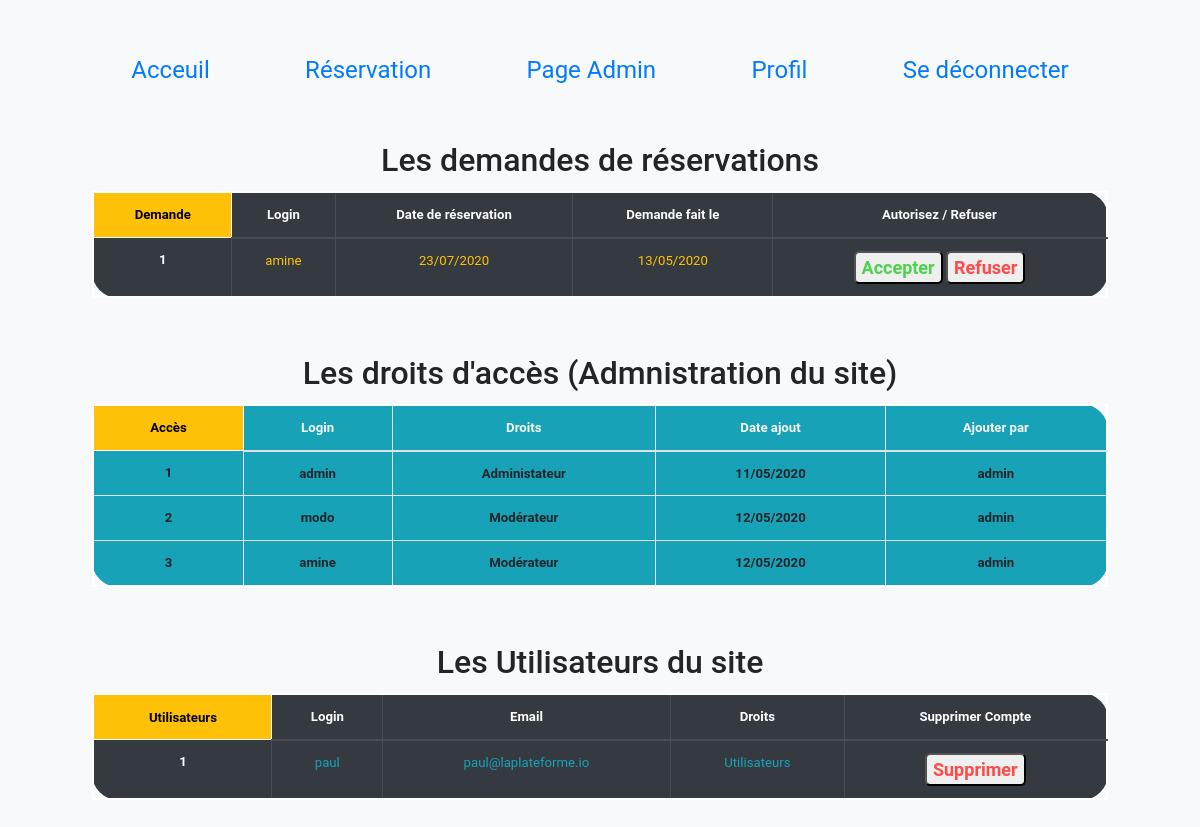
Screenshot of /admin.php (signed in) with the database file from the repository.
### tables this page shows
CREATE TABLE `demande_autorisation` (
  `id` int(11) NOT NULL,
  `login` varchar(255) NOT NULL,
  `date_reservation` date NOT NULL,
  `date_demande` date NOT NULL
);

CREATE TABLE `users` (
  `id` int(11) NOT NULL,
  `login` varchar(255) NOT NULL,
  `password` varchar(255) NOT NULL,
  `email` varchar(255) NOT NULL,
  `id_droits` int(25) NOT NULL
);

### admin.php (the view, shortened to what this page needs)
<!DOCTYPE html>
<html lang="fr">
<head>
    <link rel="stylesheet" href="https://stackpath.bootstrapcdn.com/bootstrap/4.4.1/css/bootstrap.min.css"
>
    <link rel="stylesheet" href="styles/admin.css">
</head>
<body class="Info link bg-light">
<?php
include("header.php");
if($_SESSION['id_droits'] == "2" || $_SESSION['id_droits'] == "3"){
include("functions.php");
?>
<br><br>
    <h2>Les demandes de réservations</h2>
<section>
<table class="table table-hover table-bordered table-dark" id="table">
<thead>
<tr class="text-light">
  <th scope="col" class="Info link bg-warning" id="intitule">Demande</th>
  <th scope="col">Login</th>
  <th scope="col">Date de réservation</th>
  <th scope="col">Demande fait le</th>
  <th scope="col">Autorisez / Refuser</th>
</tr>
</thead>
<tbody>
<?php
$sql = ('SELECT login,date_reservation,date_demande FROM `demande_autorisation` ORDER BY date_reservation');
$req = $DB -> query($sql);
$i=1;
while($res = $req -> fetch(PDO::FETCH_OBJ)){
    $date = $res ->date_reservation;
    $newDate = $date[8].$date[9]."/".$date[5].$date[6]."/".$date[0].$date[1].$date[2].$date[3];
    $res ->date_reservation = $newDate;
    $date1 = $res ->date_demande;
    $newDate1 = $date1[8].$date1[9]."/".$date1[5].$date1[6]."/".$date1[0].$date1[1].$date1[2].$date1[3];
    $res ->date_demande = $newDate1;
    ?>
        <tr><th scope="row"><?php echo $i++ ?></th>
    <?php
    foreach($res as $info){
        ?><td class="text-warning"> <?php
        echo $info;
        ?> </td>
        <?php
    }
    ?>
    <td>
        <form method="POST">
            <input type="submit" name="accepter" id="reponseYes" value="Accepter">
            <input type="submit" name="refuser" id="reponseNo" value="Refuser">
        </form>
    </td>
        </tr>
    <?php
}
?>
</tbody>
</table>
</section>
    <h2>Les droits d'accès (Admnistration du site)</h2>
<section>
<table class="table table-hover table-bordered bg-info" id="table">
<thead>
<tr class="text-light">
  <th scope="col" class="Info link bg-warning" id="intitule">Accès</th>
  <th scope="col">Login</th>
  <th scope="col">Droits</th>
  <th scope="col">Date ajout</th>
  <th scope="col">Ajouter par</th>
</tr>
</thead>
<tbody>
<?php
$sql = ('SELECT login,droits,date_ajout,ajouter_par FROM `admin` ORDER BY droits DESC');
$req = $DB -> query($sql);
$i=1;
while($res = $req -> fetch(PDO::FETCH_OBJ)){
    $date = $res ->date_ajout;
    $newDate = $date[8].$date[9]."/".$date[5].$date[6]."/".$date[0].$date[1].$date[2].$date[3];
    $res ->date_ajout = $newDate;
    ?>
        <tr><th scope="row"><?php echo $i++; ?></th>
    <?php
    foreach($res as $info){
        ?><td id="bold"> <?php
        echo $info;
        ?> </td> <?php
    }
    ?>
        </tr>
    <?php
}
?>
  </tbody>
</table>
</section>
<h2>Les Utilisateurs du site</h2>
<section>
<table class="table table-hover table-bordered table-dark" id="table">
<thead>
<tr>
  <th scope="col" class="Info link bg-warning" id="intitule">Utilisateurs</th>
  <th scope="col">Login</th>
  <th scope="col">Email</th>
  <th scope="col">Droits</th>
  <th scope="col">Supprimer Compte</th>
</tr>
</thead>
<tbody>
<?php
$sql = ('SELECT login,email,id_droits FROM `users` WHERE id_droits=1');
$req = $DB -> query($sql);
$i=1;
while($res = $req -> fetch(PDO::FETCH_OBJ)){
    ?>
        <tr><th scope="row"><?php echo $i++; ?></th>
    <?php
    foreach($res as $info){
        ?><td class="text-info"> <?php
        echo $info;
        ?> </td> <?php
    }
    ?>
      <?php if($_SESSION['id_droits'] == "3" || $_SESSION['id_droits'] == "2"){
    ?>
        <td>
            <form method="POST">
                <input type="submit" name="supprimer" id="reponseNo" value="Supprimer">
            </form>
        </td>
        <?php
    }
    ?>
        </tr>
    <?php
}
?>
 </tbody>
</table>
</section>
<?php
}
else{
    header('location:connexion.php');
}
?>
</body>
</html>

### header.php (shortened to what this page needs)
<link rel="stylesheet" href="styles/reservation.css">
<header>
    <?php if(isset($_SESSION['login'])){ ?>
        <div id="flexR">
            <div><a href="index.php">Acceuil</a></div>
            <div><a href="reservation.php">Réservation</a></div>
            <?php if($_SESSION['id_droits'] == "2" || $_SESSION['id_droits'] == "3" ){
                ?>
                    <div><a href="admin.php">Page Admin</a></div>
                <?php
            } ?>
            <div><a href="profil.php">Profil</a></div>
            <div><a href="deconnexion.php">Se déconnecter</a></div>
        </div>
    <?php } ?>
</header>

### styles/admin.css (style rules this page uses)
html { width: 100%; height: 100%; margin:0; padding:0; }
@media screen and (min-width:960px) { body { padding: 1%; text-align: center; margin:0% 2%; } }
@media screen and (min-width:960px) { table { margin:1.5% auto; width: 60%; font-size: 1.1vw; } }
@media screen and (min-width:960px) { section { margin: 1% auto 5%; } }
@media screen and (min-width:960px) { td { padding:2%; } }
@media screen and (min-width:960px) { #reponseYes { color: rgb(77, 210, 77); font-size: large; border-radius : 0.3em; font-weight: bold; } }
@media screen and (min-width:960px) { #table { border-radius:2em; border:2px white solid; } }
@media screen and (min-width:960px) { #reponseNo { color:rgb(255, 74, 74); font-size: large; border-radius : 0.3em; font-weight: bold; } }
@media screen and (min-width:960px) { #bold { font-weight: bold } }
@media screen and (min-width:960px) { #intitule { border:0.5px white solid; color:black; } }

### styles/reservation.css (style rules this page uses)
html { width: 100%; height: 100%; margin:0; padding:0; }
@media screen and (min-width : 960px) { body { padding: 1%; text-align: center; margin:0% 2%; } }
@media screen and (min-width : 960px) { #table { margin:1% auto; width: 90%; } }
@media screen and (min-width : 960px) { #flexR { display: flex; flex-direction: row; justify-content: space-evenly; font-size: x-large; margin-bottom: 1%; color:rgb(234, 71, 71); } }
body { margin-bottom: 40px; margin-top: 40px; text-align: center; font-size: 14px; font-family: 'Roboto', sans-serif; background:url(http://www.digiphotohub.com/wp-content/uploads/2015/09/bigstock-Abstract-Blurred-Background-Of-92820527.jpg); }

### rows the page displays
demande_autorisation: info "amine", info "23/07/2020", info "13/05/2020"
users: info "paul", info "paul@laplateforme.io", info "Utilisateurs"

### other values shown
$info "admin"
$info "Administateur"
$info "11/05/2020"
$info "modo"
$info "Modérateur"
$info "12/05/2020"
$info "amine"
